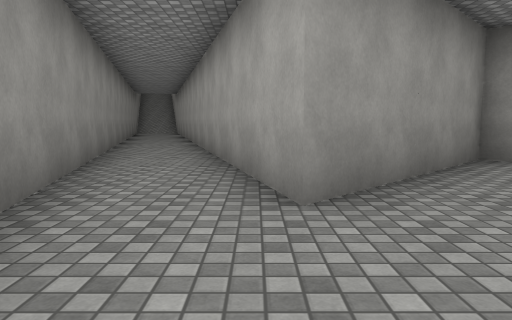
[1] (above)

16 first-person views from a walk through a 3-D level made in the Unity game engine. The camera is 1.2 m above the floor, tilts 6° down and sees 70° across. The floor is counted in squares, 2 m on a side. Each view is taken from the middle of a square. On the plan, view 1 faces up. The plan holds only what a view shows up to about 10 squares ahead; the rest is blank. The place goes on beyond the plan. The player is left out. Surface patterns are stand-ins for the level's own textures.

[2]
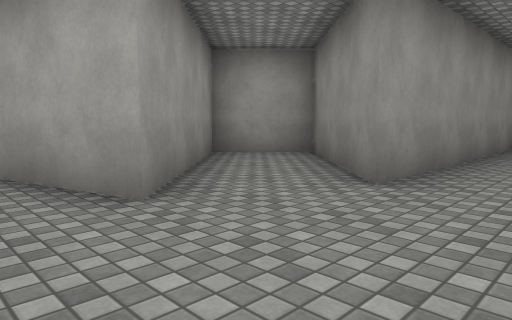

[3]
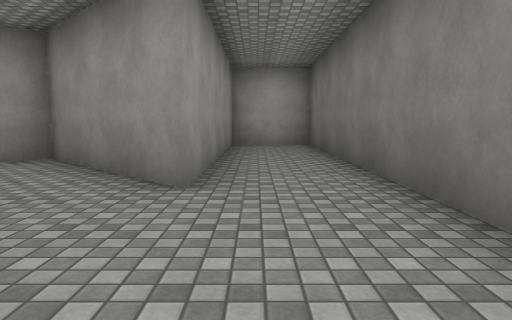

[4]
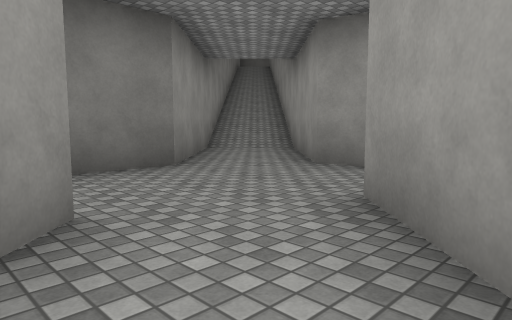

[5]
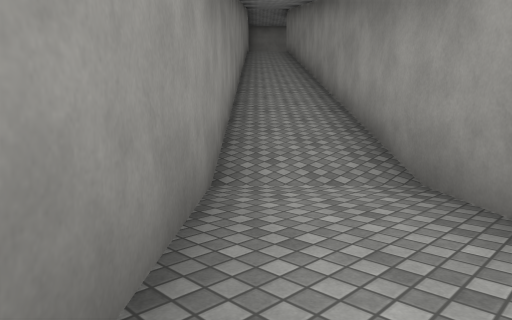

[6]
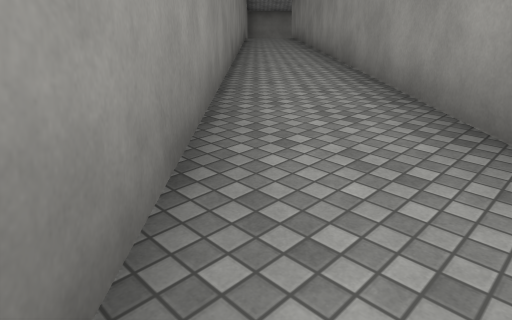

[7]
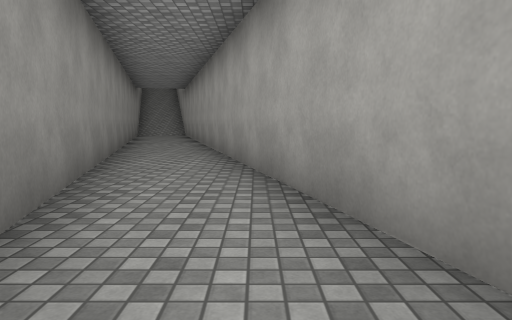

[8]
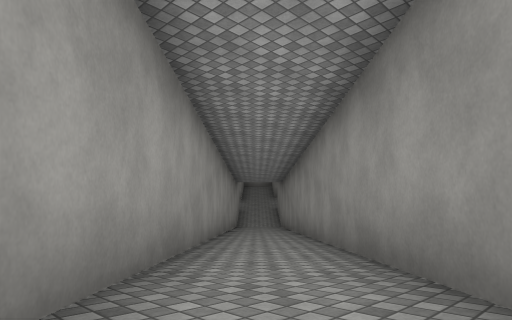

[9]
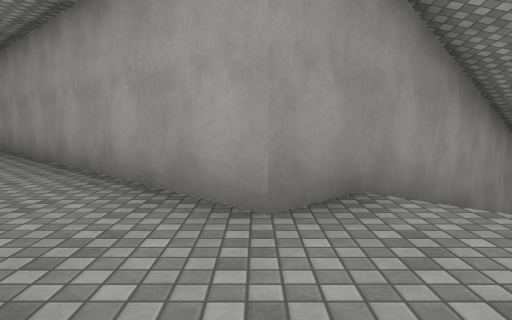

[10]
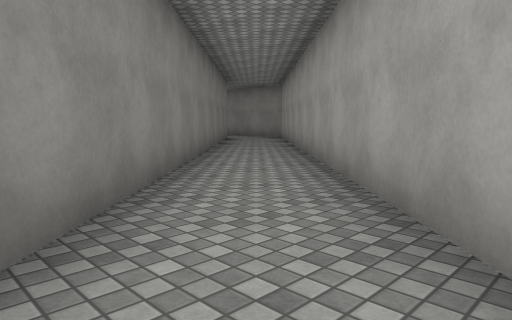

[11]
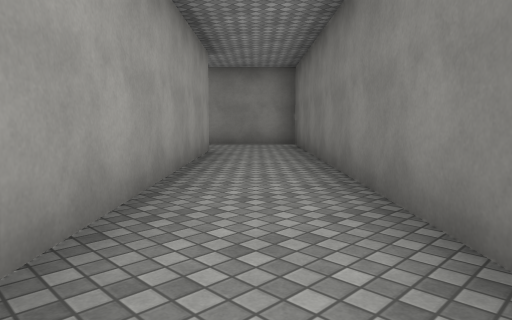

[12]
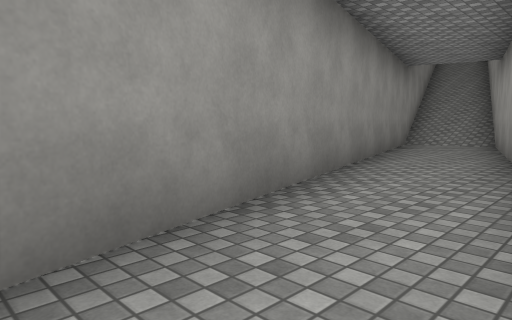

[13]
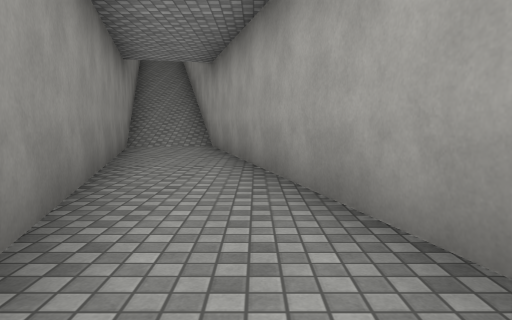

[14]
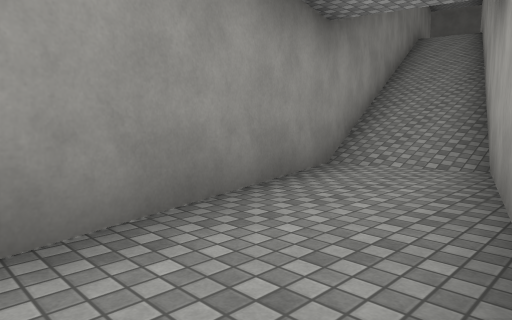

[15]
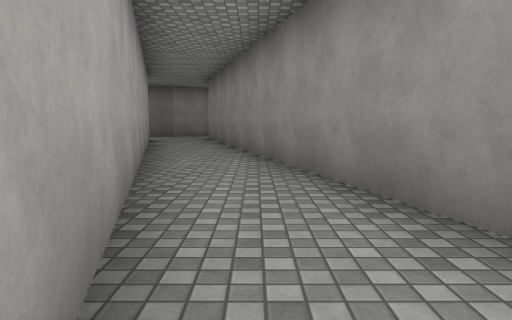

[16]
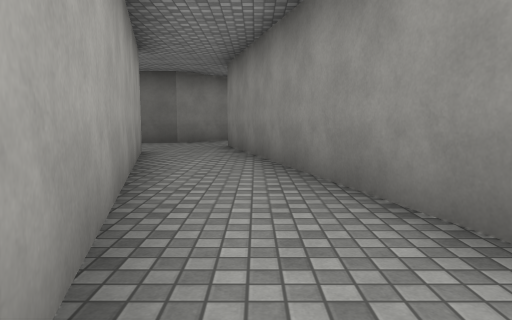

### Floor plan
Key: @ floor where view 1 was taken; # wall or solid block; . main floor; : floor 8 m higher than the main floor; / step, stairs or slope.
Columns run from 21 left of view 1 to 9 right of it. Each row starts with its distance up from view 1.
 20               #//#
 19               #//##
 18               ##..#
 17                #..#
 16                #..#
 15                ##.##
 14                 #..#
 13                 #..#
 12                 #..#
 11                 ##.##
 10                  #..#
  9                  #..#
  8                  #..##
  7                  ##..#
  6                   #..# ####
  5                   #..###..#
  4                   ##.##...#
  3                    #..#..##
  2                    #....#######
  1                   ##..........#
  0                  ##..@........#
 -1                 ##...##########
 -2                ##//.##
 -3               ##///##
 -4              ##///##
 -5             ##///##
 -6 ##         ##///##
 -7 :##       ##///##
 -8 ::##     ##///##
 -9 :::##   ##///##
-10 #:::## ##///##
-11 ##:::###///##
-12  ##:::#///##
-13   ##::::/##
-14    ##:::##
-15     ##:##
-16      ###

Positions as (right, up) in squares from view 1, and headings:
1: (0, 0), facing up
2: (-1, 0), facing up-right
3: (-1, 1), facing right
4: (3, 4), facing down-left
5: (0, 0), facing down-left
6: (-2, -2), facing down-left
7: (-1, 3), facing up
8: (-14, -13), facing up-right
9: (-15, -15), facing up
10: (-15, -14), facing up-left
11: (-21, -8), facing down-right
12: (-2, 9), facing up-left
13: (-3, 10), facing up
14: (-3, 14), facing up-left
15: (-3, 14), facing down
16: (-2, 10), facing down
